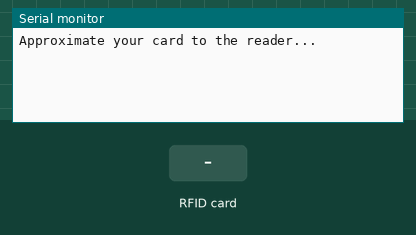
Bench run of a sketch on a simulated Arduino Uno, built with avr-gcc and run on an emulated ATmega328P. Parts: the last lines printed to the serial monitor. The inputs (shaded band) are chosen by the test bench.

Above: at 1.2 s.
1.3 s: RFID card BD 31 15 2B held to the reader
At 1.7 s:
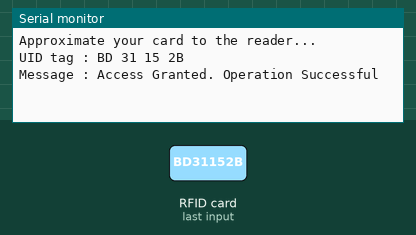
2.8 s: RFID card 5E 7A 19 C4 held to the reader
At 5.2 s:
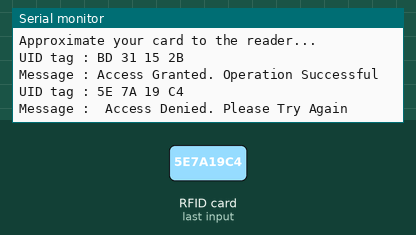

The sketch:

Ard5.ino
```cpp
/*
 *  Modified by DDVHegde
 */

#include <SPI.h>
#include <MFRC522.h>

#define SS_PIN 10
#define RST_PIN 9
MFRC522 mfrc522(SS_PIN, RST_PIN);

void setup()
{
  Serial.begin(9600);
  SPI.begin();
  mfrc522.PCD_Init();
  Serial.println("Approximate your card to the reader...");
  Serial.println();

}
void loop()
{

  if ( ! mfrc522.PICC_IsNewCardPresent())
  {
    return;
  }

  if ( ! mfrc522.PICC_ReadCardSerial())
  {
    return;
  }

  Serial.print("UID tag :");
  String content= "";
  byte letter;
  for (byte i = 0; i < mfrc522.uid.size; i++)
  {
     Serial.print(mfrc522.uid.uidByte[i] < 0x10 ? " 0" : " ");
     Serial.print(mfrc522.uid.uidByte[i], HEX);
     content.concat(String(mfrc522.uid.uidByte[i] < 0x10 ? " 0" : " "));
     content.concat(String(mfrc522.uid.uidByte[i], HEX));
  }
  Serial.println();
  Serial.print("Message : ");
  content.toUpperCase();
  if (content.substring(1) == "BD 31 15 2B") //change here the UID of the card/cards that you want to give access
  {
    Serial.println("Access Granted. Operation Successful");
    Serial.println();
    delay(2500);
  }

 else   {
    Serial.println(" Access Denied. Please Try Again");
    delay(2500);
  }
}
```

Measured:
- after the input at 1.3 s, the serial monitor: prints a new line at once (image 1)
- after the input at 2.8 s, the serial monitor: prints a new line after 1.0 s (image 2)
